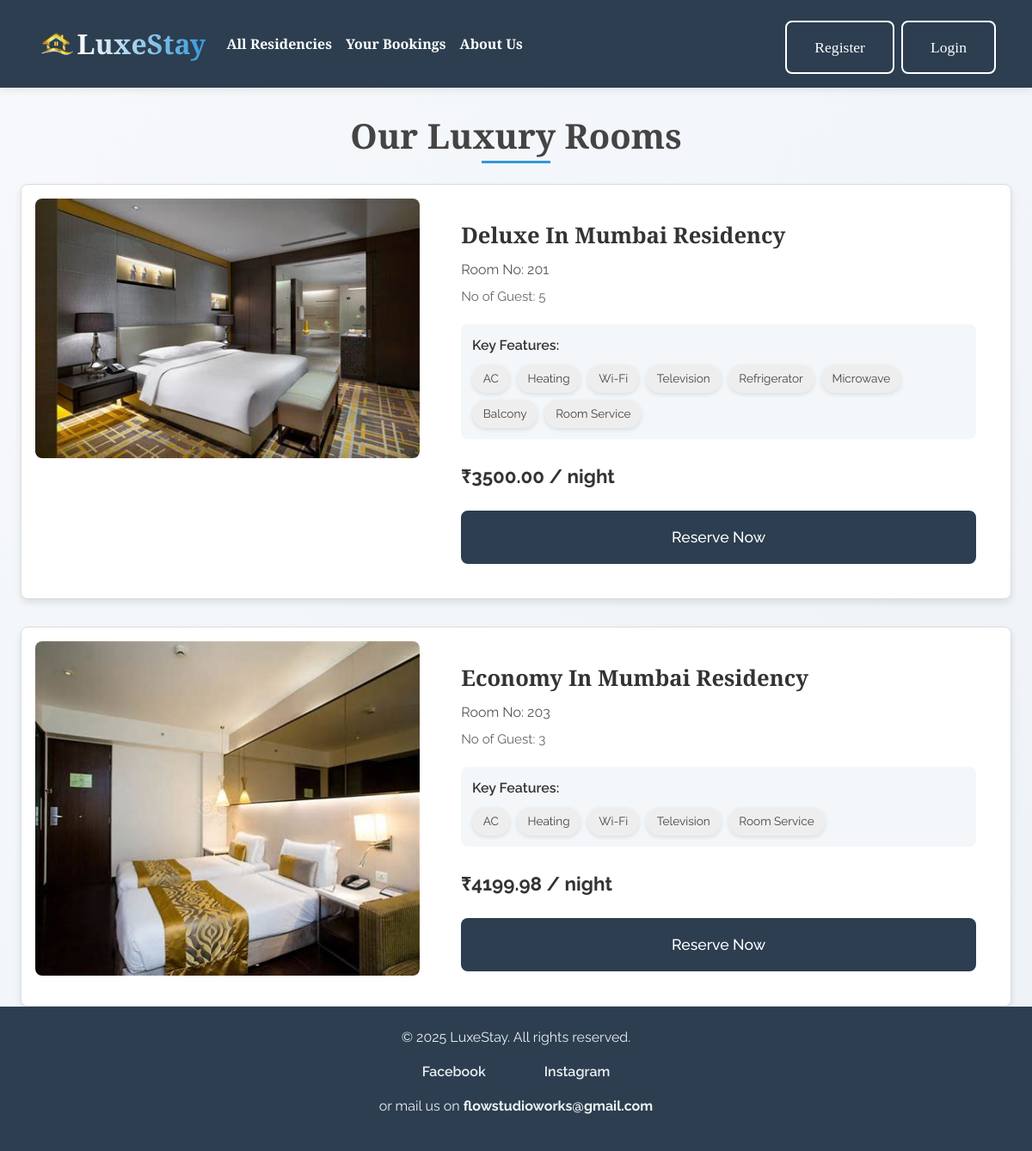
The page /working/rooms-user/2 on the database its author committed.
### working/models.py (models this page shows, shortened)
class Room_details(models.Model):
    residency=models.ForeignKey(Residency,on_delete=models.CASCADE,null=False,blank=False)
    room_type=models.ForeignKey(Room_type,on_delete=models.CASCADE,null=False,blank=False)
    room_no=models.CharField(max_length=10,null=False,blank=False)
    picture=models.ImageField(upload_to="images/residency/roomimages")
    key_features=models.CharField(max_length=200)
    max_guest=models.SmallIntegerField(default=3)
    price_per_night=models.DecimalField(max_digits=10, decimal_places=2,null=False,blank=False)
    no_new=models.BooleanField(default=False)
    disable=models.BooleanField(default=False)
    class Meta:
        unique_together=("residency","room_no")

class Room_type(models.Model):
    residency=models.ForeignKey(Residency,on_delete=models.CASCADE,null=False,blank=False)
    type_name=models.CharField(max_length=30,choices=TYPE_NAME_CHOICE, default="Queen")
    class Meta:
        unique_together=("residency","type_name")
    def __str__(self):
        return f"{self.type_name} In {self.residency.name}"

class Residency(models.Model):
    name=models.CharField(max_length=30,null=False,blank=False)
    logo=models.ImageField(upload_to="images/residency/logo")
    area = models.CharField(max_length=50,default="",null=False)
    city = models.CharField(max_length=50,default="",null=False)
    state = models.CharField(max_length=50,choices=STATE_CHOICES,default="Maharashtra",null=False)
    country = models.CharField(max_length=50,default="",null=False)
    created_by=models.ForeignKey(Guest,on_delete=models.CASCADE)
    manage_name=models.CharField(max_length=40,null=False,blank=False)
    contact_no=models.CharField(max_length=10,null=False,blank=False)
    class Meta:
        unique_together=("name","area")

### working/views.py (the view)
# urls.py: path('rooms-user/<int:residency_id>',views.rooms_by_residency_foruser,name="rooms_of_residency_for_user"),
def rooms_by_residency_foruser(request,residency_id):
    dis=[]
    rooms=Room_details.objects.filter(residency__id=residency_id)
    for room in rooms:
        cleaned_features = room.key_features.strip("[]").strip()
        room.key_features_list = [feature.strip() for feature in cleaned_features.split(",")]
        if room.no_new==True:
            dis.append(room.id)
    return render(request,'working/all_roomsforuser.html',{'rooms':rooms,"res":residency_id,"dis":dis})

### working/templates/working/all_roomsforuser.html (shortened to what this page needs)
{% extends 'base.html' %}
{% block content %}
<h1>Our Luxury Rooms</h1>
<div class="container" id="room_n">
    {% if rooms %}
        {% for ro in rooms %}
            {% if ro.id not in dis %}
            <div class="main">
                {% if ro.picture %}
                <div class="imgdiv">
                    <img class="img" src="{{ ro.picture.url }}" alt="{{ ro.room_type }}">
                </div>
                {% endif %}
                <div class="info">
                    <p class="name">{{ ro.room_type }}</p>
                    <p class="loc">Room No: {{ ro.room_no }}</p>
                    <p class="coun">No of Guest: {{ ro.max_guest }}</p>
                    <div class="features">
                        <p class="features-title">Key Features:</p>
                        <div class="features-list">
                            {% if ro.key_features_list %}
                                {% for feature in ro.key_features_list %}
                                    <span class="feature">{{ feature }}</span>
                                {% endfor %}
                            {% else %}
                                <span class="feature">No features available</span>
                            {% endif %}
                        </div>
                    </div>
                    <p class="price">₹{{ ro.price_per_night }} / night</p>
                    <a class="btn" href="{% url 'final_booking_rooms' ro.id %}">Reserve Now</a>
                </div>
            </div>
            {% endif %}
        {% endfor %}
    {% else %}
        <div class="empty">
            <p>No Rooms Available at the Moment</p>
        </div>
    {% endif %}
</div>
{% endblock %}

### static/css/style.css (style rules this page uses)
:root { --primary: #8b5cf6; --primary-dark: #6d28d9; --secondary: #f3f4f6; --accent: #fbbf24; --text: #1f2937; --bg-gradient: linear-gradient(135deg, #8b5cf6, #6d28d9); }
body { font-family: 'Plus Jakarta Sans', sans-serif; background: #fafafa; }
.btn { padding: 0.75rem 1.5rem; font-weight: 600; border-radius: 8px; transition: all 0.3s ease; }

### rows shown on the page
Room_details: picture (picture), room_type "Deluxe In Mumbai Residency", room_no "201", max_guest "5", key_features_list "AC" "Heating" "Wi-Fi" "Television" "Refrigerator" "Microwave" "Balcony" "Room Service", price_per_night "3500.00"
Room_details: picture (picture), room_type "Economy In Mumbai Residency", room_no "203", max_guest "3", key_features_list "AC" "Heating" "Wi-Fi" "Television" "Room Service", price_per_night "4199.98"
